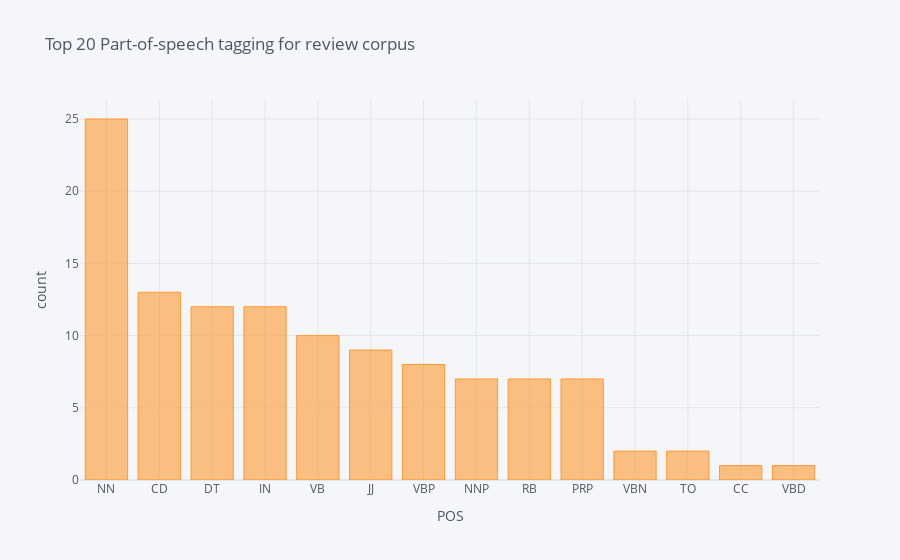

Write notebook code for a chart like this one.
### Code cell
blob = TextBlob(str(df_user_rev['lemmatized_user_rev']))
pos_df = pd.DataFrame(blob.tags, columns = ['word' , 'pos'])
pos_df = pos_df.pos.value_counts()[:20]
pos_df.iplot(
    kind='bar',
    xTitle='POS',
    yTitle='count', 
    title='Top 20 Part-of-speech tagging for review corpus')

### Figure 1 — Plotly figure (JSON) as saved in the notebook; plotly's stock layout.template omitted (floating-point values rounded to 4 significant figures)
{"data": [{"marker": {"color": "rgba(255, 153, 51, 0.6)", "line": {"color": "rgba(255, 153, 51, 1.0)", "width": 1}}, "name": "pos", "orientation": "v", "text": "", "type": "bar", "x": ["NN", "CD", "DT", "IN", "VB", "JJ", "VBP", "NNP", "RB", "PRP", "VBN", "TO", "CC", "VBD"], "y": [25, 13, 12, 12, 10, 9, 8, 7, 7, 7, 2, 2, 1, 1]}], "layout": {"legend": {"bgcolor": "#F5F6F9", "font": {"color": "#4D5663"}}, "paper_bgcolor": "#F5F6F9", "plot_bgcolor": "#F5F6F9", "title": {"font": {"color": "#4D5663"}, "text": "Top 20 Part-of-speech tagging for review corpus"}, "xaxis": {"gridcolor": "#E1E5ED", "showgrid": true, "tickfont": {"color": "#4D5663"}, "title": {"font": {"color": "#4D5663"}, "text": "POS"}, "zerolinecolor": "#E1E5ED"}, "yaxis": {"gridcolor": "#E1E5ED", "showgrid": true, "tickfont": {"color": "#4D5663"}, "title": {"font": {"color": "#4D5663"}, "text": "count"}, "zerolinecolor": "#E1E5ED"}}}
